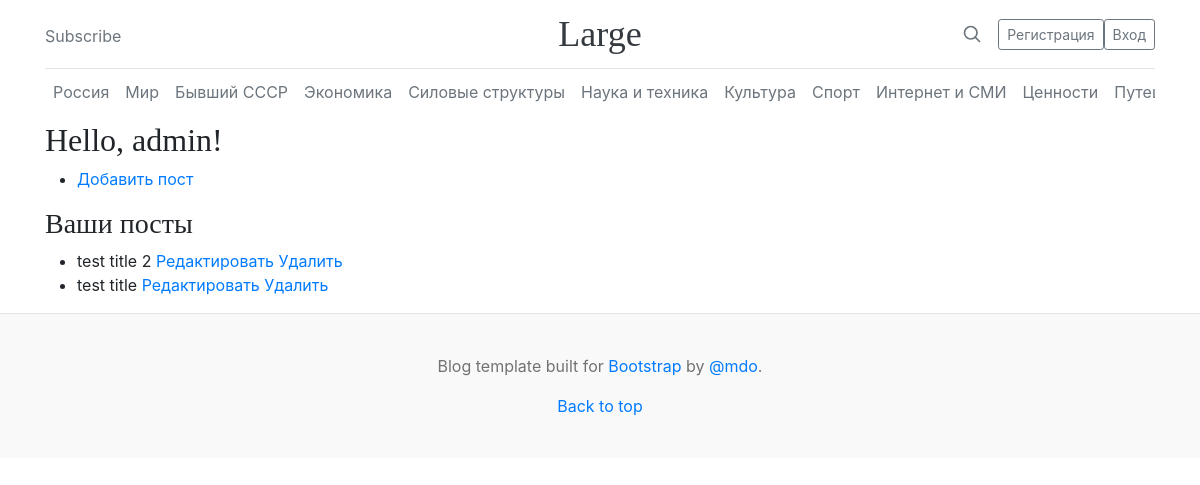
The page /users/profile/admin on the database as committed earlier.
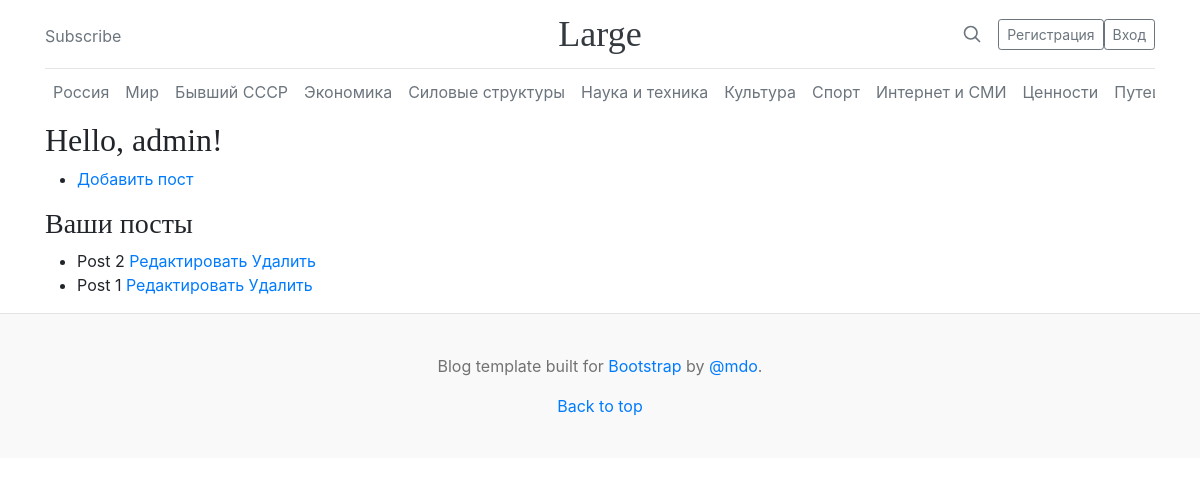
The same page on the database as committed later.
### blog/models.py (models this page shows, shortened)
class Post(models.Model):
    RUSSIA = '1'
    WORLD = '2'
    EX_USSR = '3'
    ECONOMY = '4'
    FORCE_STRUCTURES = '5'
    SCIENCE_AND_TECHNOLOGY = '6'
    CULTURE = '7'
    SPORT = '8'
    INTERNET_AND_MASS_MEDIA = '9'
    VALUES = '10'
    TRAVELS = '11'
    FROM_THE_LIFE = '12'
    CATEGORY = (
        (None, 'Выберите категорию'),
        (RUSSIA, 'Россия'),
        (WORLD, 'Мир'),
        (EX_USSR, 'Бывший СССР'),
        (ECONOMY, 'Экономика'),
        (FORCE_STRUCTURES, 'Силовые структуры'),
        (SCIENCE_AND_TECHNOLOGY, 'Наука и техника'),
        (CULTURE, 'Культура'),
        (SPORT, 'Спорт'),
        (INTERNET_AND_MASS_MEDIA, 'Интернет и СМИ'),
        (VALUES, 'Ценности'),
        (TRAVELS, 'Путешествия'),
        (FROM_THE_LIFE, 'Из жизни')
    )
    title = models.CharField(verbose_name='Название статьи', max_length=100)
    content = models.TextField(verbose_name='Содержание статьи')
    image = models.ImageField(
        verbose_name='Фото',
        upload_to='%Y/%m/%d/',
        blank=True
    )
    publication_date = models.DateTimeField(
        verbose_name='Дата публикации',
        default=timezone.now
    )
    owner = models.ForeignKey(User, on_delete=models.CASCADE, verbose_name='Автор')
    category = models.CharField(
        max_length=2,
        choices=CATEGORY
    )
    slug = models.SlugField(unique=True)
    class Meta:
        ordering = ['-publication_date']

### blog/views.py (the view)
# urls.py: path('users/profile/<str:username>', views.user_profile, name='user_profile')
def user_profile(request, username):
    user_posts = User.objects.get(username=username).post_set.all()
    return render(
        request,
        'blog/user_profile.html',
        {
            'username': username,
            'user_posts': user_posts
        }
    )

### blog/templates/blog/user_profile.html
{% extends "blog/base.html" %}
{% block content %}
<div class="row g-5">
    <div class="col-md-8">
        <h2>Hello, {{ username }}!</h2>
        <ul>
            <li><a href="{% url 'blog:post_add' %}">Добавить пост</a></li>
        </ul>
        <h3>Ваши посты</h3>
        <ul>
            {% for post in user_posts %}
            <li>
                {{ post.title }}
                <a href="{% url 'blog:post_edit' post.id %}">Редактировать</a>
                <a href="{% url 'blog:post_remove' post.id %}">Удалить</a>
            </li>
            {% endfor %}
        </ul>
    </div>
</div>
{% endblock content%}

Rows that differ between the two databases and show on the page:
changed Post: title "test title 2" → "Post 2"
changed Post: title "test title" → "Post 1"
